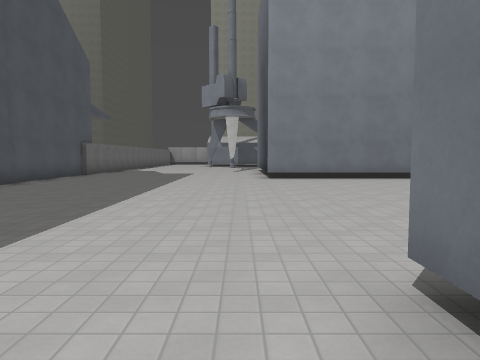
[1] (above)

24 first-person views from a walk through a level from a Godot 3-D game. The camera is 1.5 m above the floor, tilts 4° down and sees 70° across. The floor is counted in squares, 2 m on a side. Each view is taken from the middle of a square. On the plan, view 1 faces up. The plan holds only what a view shows up to about 11 squares ahead; the rest is blank. The place goes on beyond the plan. Surface patterns are stand-ins for the level's own textures.

[2]
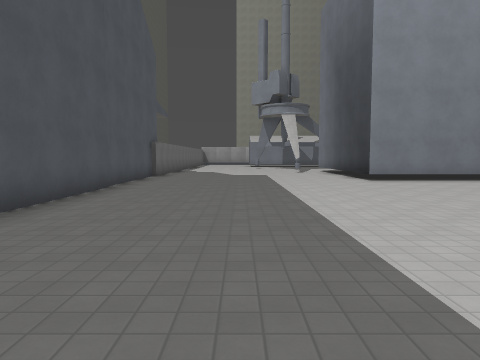

[3]
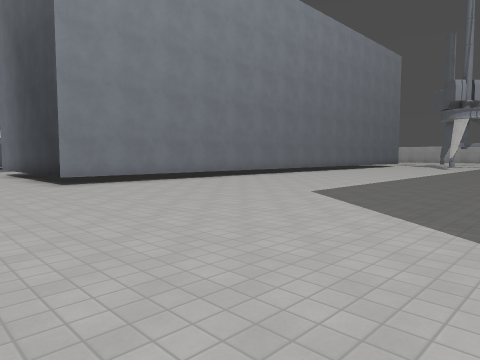

[4]
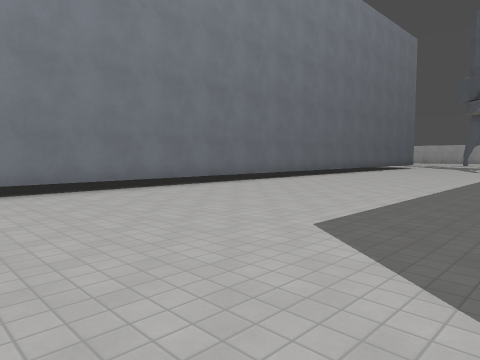

[5]
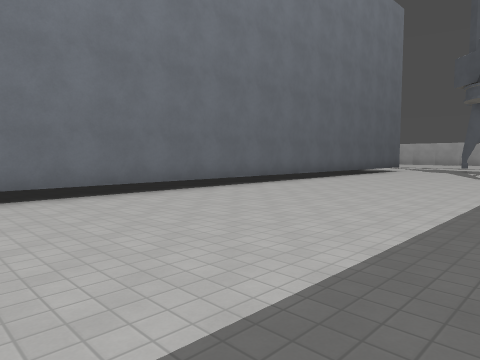

[6]
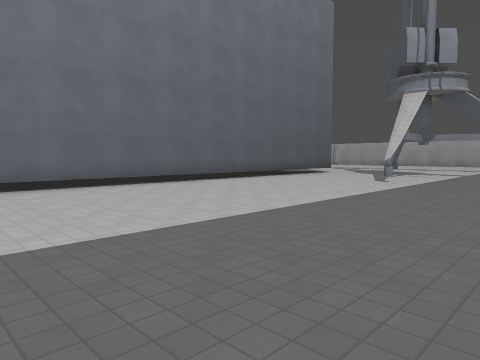

[7]
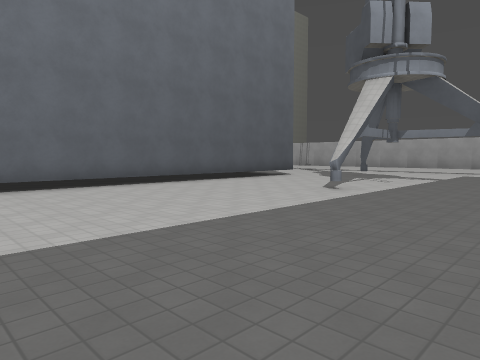

[8]
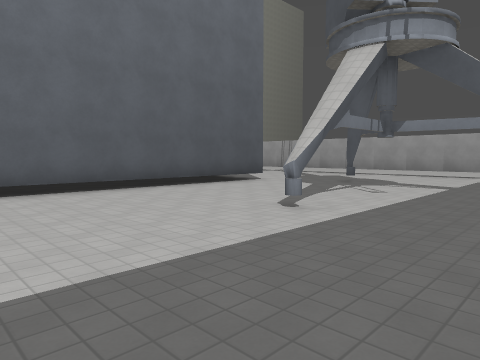

[9]
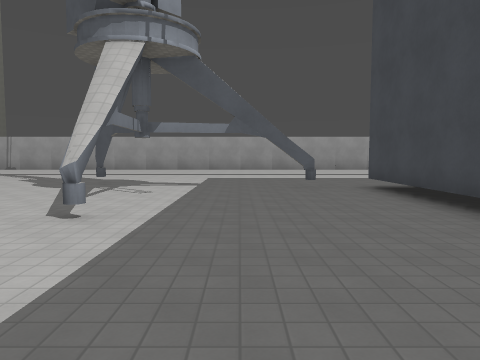

[10]
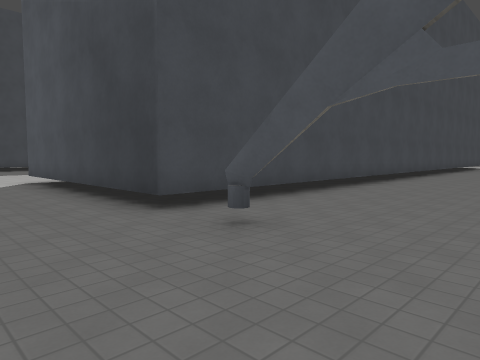

[11]
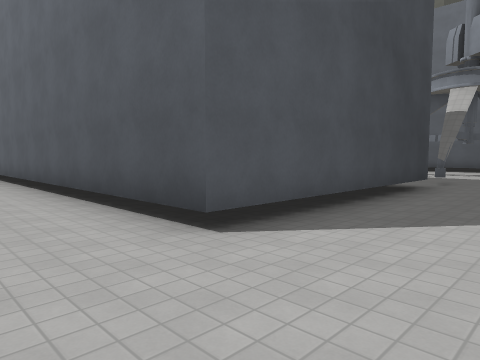

[12]
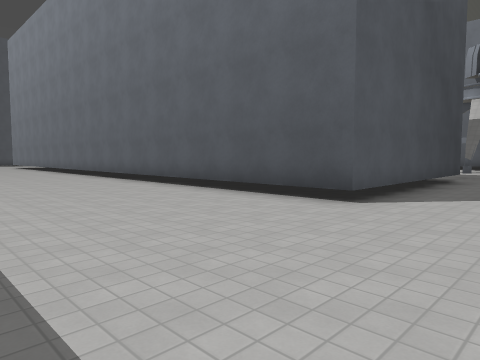

[13]
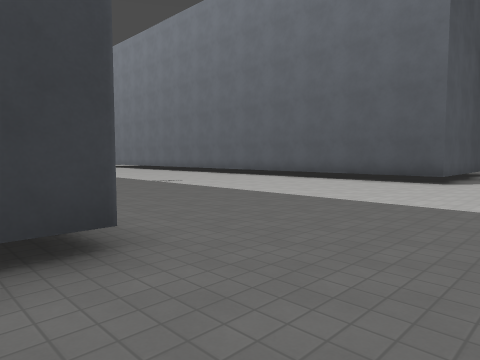

[14]
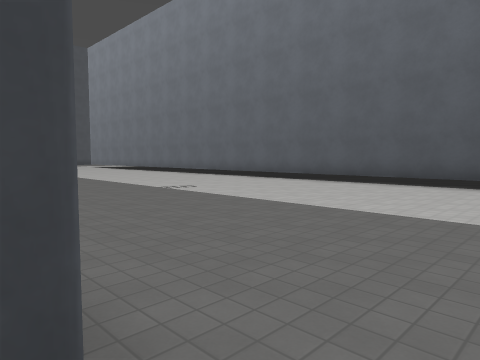

[15]
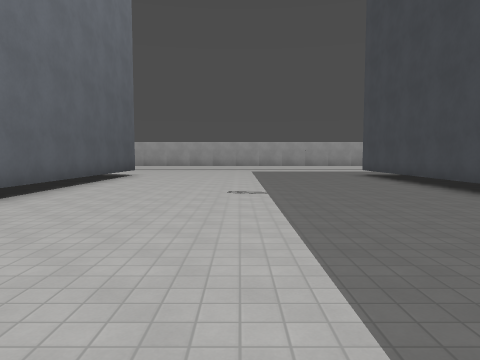

[16]
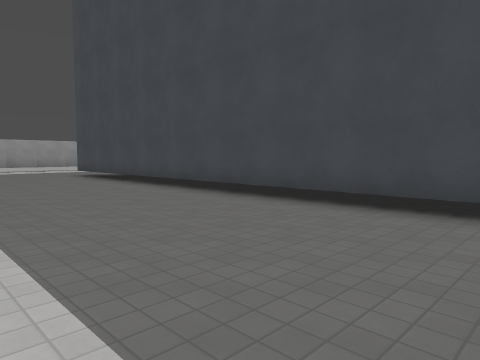

[17]
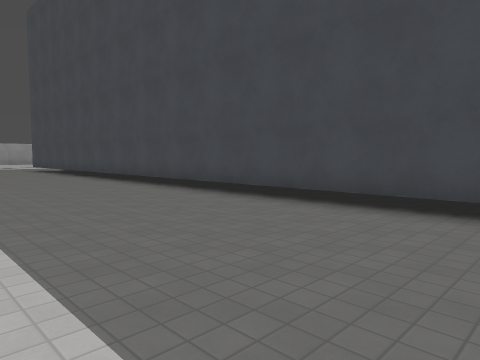

[18]
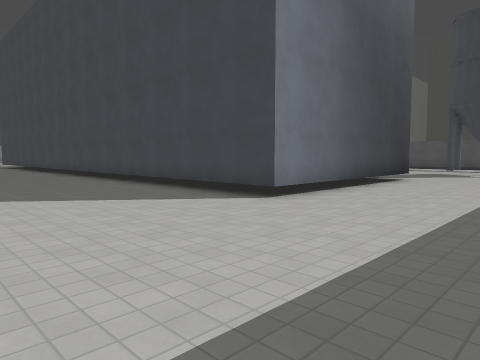

[19]
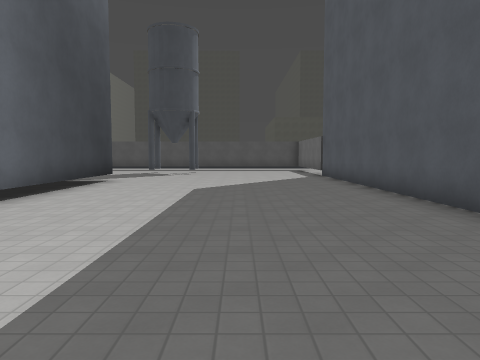

[20]
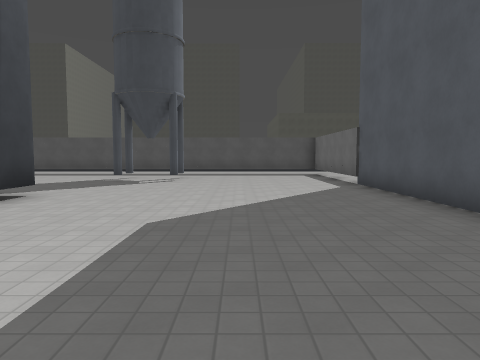

[21]
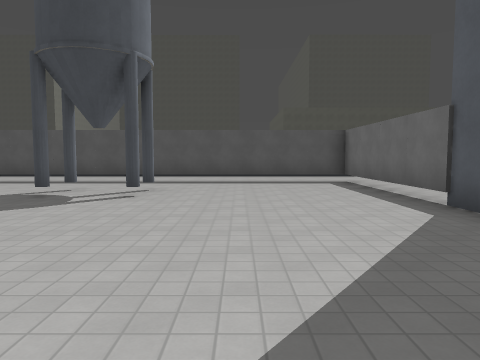

[22]
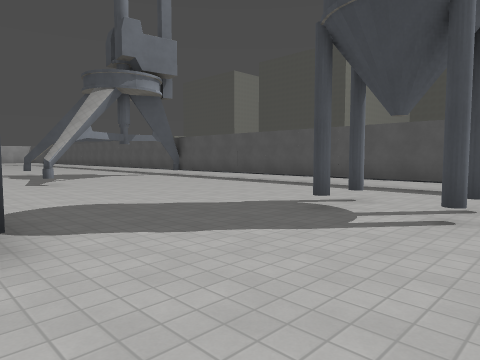

[23]
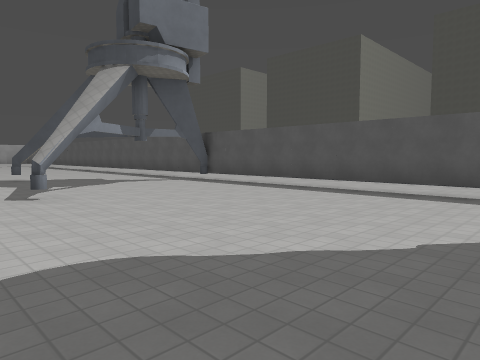

[24]
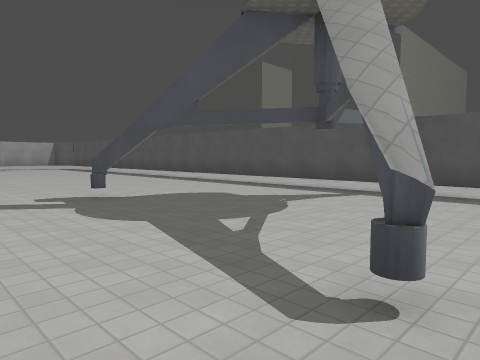

### Floor plan
Key: @ floor where view 1 was taken; # wall or solid block; x gap in a wall; . floor; T thing the floor can be seen under or through.
Columns run from 7 left of view 1 to 26 right of it. Each row starts with its distance up from view 1.
 12 #.......####################### ..
 11 #.................................
 10 #.................................
  9 ##.............................#..
  8  #................................
  7  #........................#.......
  6  #................................
  5   ................................
  4   ................................
  3   ............  ..............x...
  2    .....#             #########...
  1     . ..#                     #...
  0        @                      #..
 -1                               #..
 -2                               #..
 -3                               #..
 -4                               #...
 -5                      ##########...
 -6                      .............
 -7                    ...............
 -8                   ................
 -9     ....   ....  .................
-10     ..............................
-11    ..............................
-12   ................................
-13   ................................
-14   ......#######################...
-15  #......#                     #...
-16  #......#
-17  #......#
-18  #......#
-19  #......#
-20  #......#
-21  #................
-22  #.....................
-23  #.............#...........
-24 .#..................#......
-25 .#........................
-26 .#.......................
-27 .#......................
-28 .#####TTTTTTTTTTTTTTTT##
-29 ......................
-30         .......   ...

Positions as (right, up) in squares from view 1, and headings:
1: (0, 0), facing up
2: (-3, 1), facing up
3: (-2, 2), facing up-right
4: (1, 4), facing up-right
5: (6, 5), facing up-right
6: (9, 3), facing up-right
7: (12, 3), facing up-right
8: (15, 4), facing up-right
9: (15, 5), facing right
10: (26, 6), facing down-left
11: (26, -7), facing up-left
12: (26, -10), facing up-left
13: (26, -15), facing up-left
14: (24, -14), facing up-left
15: (10, -9), facing right
16: (10, -9), facing down-right
17: (4, -9), facing down-right
18: (-3, -9), facing down-right
19: (-3, -10), facing down
20: (-3, -14), facing down
21: (-3, -18), facing down
22: (-2, -20), facing down-right
23: (1, -21), facing down-right
24: (7, -21), facing down-right
